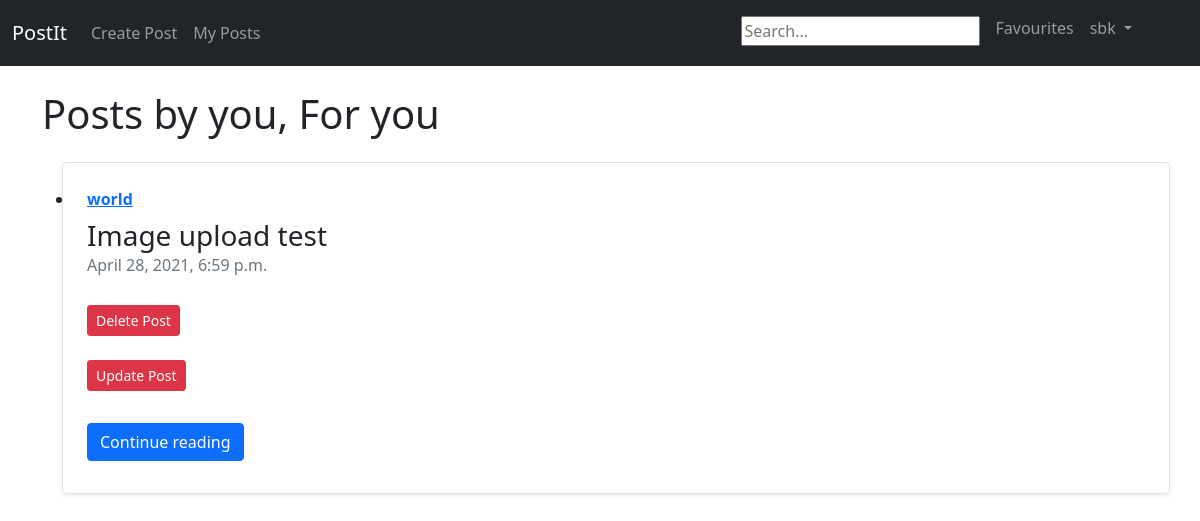
Page /myposts/ (signed in) on the committed database.
### postIt/models.py (models this page shows, shortened)
class Post(models.Model):
    class Categories(models.TextChoices):
        WORLD = 'world'
        ENVIRONMENT = 'environment'
        TECHNOLOGY = 'technology'
        DESIGN = 'design'
        CULTURE = 'culture'
        BUSINESS = 'business'
        POLITICS = 'politics'
        OPINION = 'opinion'
        SCIENCE = 'science'
        HEALTH = 'health'
        STYLE = 'style'
        TRAVEL = 'travel'
    title = models.CharField(max_length=200, unique=True)
    author = models.ForeignKey(User, on_delete=models.CASCADE)
    category = models.CharField(max_length=50, choices=Categories.choices, default=Categories.OPINION)
    content = RichTextField(blank=True, null=True)
    photo = models.ImageField(null=True, blank=True, upload_to="images/")
    video_file = models.FileField(null=True, blank=True, upload_to="videos/")
    created_on = models.DateTimeField(auto_now_add=True)
    likes = models.ManyToManyField(User, related_name='site_post')
    no_of_likes = models.IntegerField(default=0)
    no_of_dislikes = models.IntegerField(default=0)
    favourite = models.BooleanField(default=False)
    def __str__(self):
        return self.title + ' | ' + str(self.author)

### postIt/views.py (the view)
# urls.py: path('myposts/', myPostsView, name='my_posts'),
def myPostsView(request):
    my_post_list = Post.objects.filter(author=request.user)
    print(my_post_list)
    return render(request, 'my_posts.html', {'my_post_list': my_post_list})

### postIt/templates/my_posts.html (shortened to what this page needs)
{% extends 'base.html' %}
{% block content %}
<h1>Posts by you, For you </h1>
<ul>
{% for post in my_post_list %}
    <li>
        <div class="row no-gutters border rounded overflow-hidden flex-md-row mb-4 shadow-sm h-md-250 my-4 position-relative">
        <div class="col p-4 d-flex flex-column position-static">
            <strong class="d-inline-block mb-2 text-primary">
                 <a href="{% url 'category' post.category %}">{{post.category}}</a>
            </strong>
            <h3 class="mb-0">
                    {{post.title}}
            </h3>
            <div class="mb-1 text-muted">{{post.created_on}}</div>
            <br>
            <div>
                 <form action="{% url 'delete-post' post.pk %}" method="POST">
            <button type="submit" name="post_id"
                    value="{{ post.id }}" class="btn btn-danger
                    btn-sm">Delete Post</button>
                 </form>
                <br>
                   <form action="{% url 'update-post' post.pk %}" method="POST">
            <button type="submit" name="post_id"
                    value="{{ post.id }}" class="btn btn-danger
                    btn-sm">Update Post</button>
                 </form>
                <br>
            </div>
            <div class="my-2">
            	<a href ="{% url 'post_detail' post.pk %}" role="button" class="btn btn-primary">Continue reading</a>
            </div>
        </div>
        </div>
    </li>
{% endfor %}
</ul>
{% endblock %}

### postIt/templates/base.html (shortened to what this page needs)
<!doctype html>
<html lang="en">
  <head>
    <link href="https://cdn.jsdelivr.net/npm/bootstrap@5.0.0-beta3/dist/css/bootstrap.min.css" rel="stylesheet">
  </head>
  <body>
    <nav class="navbar navbar-expand-lg navbar-dark bg-dark">
        <div class="container-fluid">
            <a class="navbar-brand" href="{% url 'home' %}">PostIt</a>
            <div class="collapse navbar-collapse" id="navbarSupportedContent">
              <ul class="navbar-nav me-auto">
                {% if user.is_authenticated %}
                <li class="nav-item">
                    <a class="nav-link" href="{% url 'make-post' %}">Create Post</a>
                </li>
                   <li class="nav-item">
                    <a class="nav-link" href="{% url 'my_posts' %}">My Posts</a>
                </li>
                {% endif %}
              </ul>
              <ul class="navbar-nav ml-auto me-5 mb-lg-1">
                  {% if user.is_authenticated %}
                  <form  class="nav-link" action="{% url 'search_results' %}" method="get">
                     <input name="q" type="text" placeholder="Search...">
                      </form>
                  <a  class="nav-link" href="{% url 'favourites' %}" role="button"  aria-expanded="false">
                            Favourites
                  </a>
                        <li class="nav-item dropdown">
                            <a  class="nav-link dropdown-toggle" href="#"  id="navbarDropdown" role="button" data-bs-toggle="dropdown" aria-expanded="false">
                              {{user.username}}
                            </a>
                        </li>
                    {% endif %}
                </ul>
            </div>
      </div>
    </nav>
    <br/>
    <div class="container">
    {% block content%}
    {% endblock %}
    </div>
  </body>
</html>

### rows in the picture
Post: category "world", title "Image upload test", created_on "April 28, 2021, 6:59 p.m.", {{ post.id }} 7 (drawn)

### other values in the picture
{{ user.username }} "sbk"
